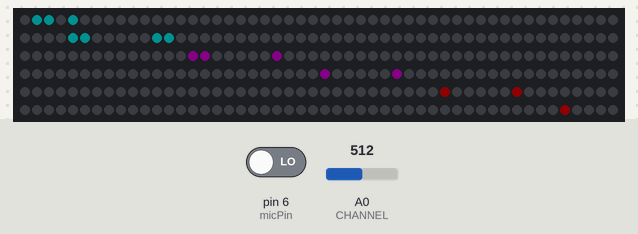
The sketch below on a simulated Arduino Uno, built with avr-gcc and run on an emulated ATmega328P. Parts: 300 RGB LEDs in strip order, left to right, continuing on the next row. The test bench sets the inputs (shaded band); at power-on: A0 (CHANNEL) = 512, pin 6 (micPin) LOW. Dim RGB values are drawn brighter than linear.

Above: at 1.2 s.
1.3 s: A0 (CHANNEL) set to 0
2.8 s: A0 (CHANNEL) set to 16
4.4 s: A0 (CHANNEL) set to 122
6.0 s: pin 6 (micPin) driven HIGH
7.5 s: A0 (CHANNEL) set to 311
At 7.58 s:
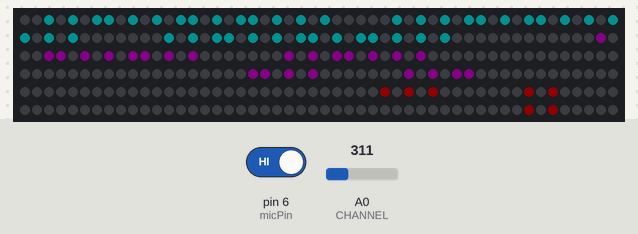
9.1 s: A0 (CHANNEL) set to 339
At 10.5 s:
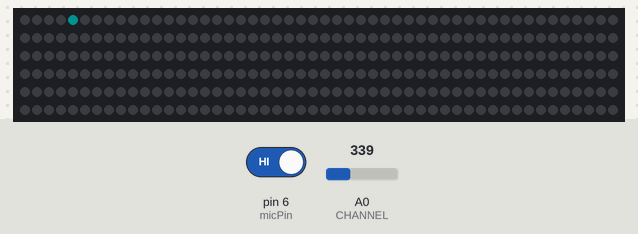
Timing chart, 0 to 11.7 s (numbered marks = the images above; inputs shaded):
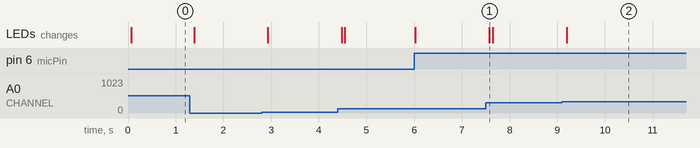

The sketch:

Final_fft_led_25_bins.ino
```cpp
// (licence header left out)
#include "FastLED.h" //for controlling Neopixel LED strip
#include "arduinoFFT.h" //for fft procecssing of audio in
#define NUM_LEDS 300 //number of total leds in strip
#define DATA_PIN 7 //DATA out pin from arduino to LED strip
#define CHANNEL A0 //Analog input

CRGB leds[NUM_LEDS]; //Create LED array
arduinoFFT FFT = arduinoFFT(); //Create FFT object

const int samples = 32; //This value MUST ALWAYS be a power of 2
const double samplingFrequency = 1000; //Hz, must be less than 10000 due to ADC
unsigned int sampling_period_us;
unsigned long microseconds;
uint8_t bufferSize = samples >> 1; //bufferSize gives total number of frequency bins
int fmapmin = ((1.0*samplingFrequency)/samples); //calculate frequency of the lowest freqbin
int fmapmax = (((bufferSize-1)*samplingFrequency)/samples); //calculate frequency of the highest freqbin

int level; //initialize level variable to keep track of amplitude
int prevLevel; //initialize prevLevel variable to keep track of previous amplitude
uint8_t prevLevels[25] = {0,0,0,0,0,0,0,0,0,0,0,0,0,0,0,0,0,0,0,0,0,0,0,0,0}; //initialize prevLevels array
int ledmap[10] = {1,55,61,115,121,175,181,235,241,295};
//ledmap array maps the string of neopixel leds to a 25 by 10 grid by using an offset based on freqbin

int micPin = 6;

void setup() {
  sampling_period_us = round(1000000*(1.0/samplingFrequency)); //microseconds
  pinMode(micPin, INPUT);        // sets the digital pin 7 as input
  //Serial.begin(9600);
  FastLED.addLeds<NEOPIXEL, DATA_PIN>(leds, NUM_LEDS); //add correct LED strip
  FastLED.setBrightness(16); //brightness value above 20 becomes too bright in dark settings
}

void loop() {
  //Sampling
  double vReal[samples]; //arrays of real and imaginary parts of sampled values
  double vImag[samples];
  for(int i=0; i<samples; i++) {
      microseconds = micros(); //Overflows after around 70 minutes!
      vReal[i] = analogRead(CHANNEL);
      vImag[i] = 0;
      while(micros() < (microseconds + sampling_period_us)) {
        //empty loop
      }
  }

  //Compute FFT data
  FFT.Windowing(vReal, samples, FFT_WIN_TYP_HAMMING, FFT_FORWARD); //Weigh data
  FFT.Compute(vReal, vImag, samples, FFT_FORWARD); //Compute FFT
  FFT.ComplexToMagnitude(vReal, vImag, samples); //Compute magnitudes

  for (int i = 1; i < bufferSize; i++) { //iterate for each freqbin
    double freq = ((i * 1.0 * samplingFrequency) / samples); //calculate current freq
    //Serial.print("freq: ");
    //Serial.println(freq);
    double amp = (vReal[i]); //calculate amplitude of current freq
    //Serial.print("amp: ");
    //Serial.println(amp);

    //for microphone noise reduction
    if (digitalRead(micPin) == HIGH) {
      if (freq == 31.25) {
        amp = amp - 3900;
      }
      if (freq == 62.5) {
        amp = amp - 90;
      }
    }
    //for microphone noise reduction

    int level = map(amp, 0, 200, 0, 10); //map amp value to a level 0 to 10
    level = constrain(level,0,10);
    int freqbin = map(freq, fmapmin, fmapmax, 0, 24); //map freq value to a bin 0 to 24
    //Serial.print("freqbin: ");
    //Serial.println(freqbin);
    freqbin = constrain(freqbin,0,24);
    int offset = freqbin; //offset for LED grid is the same as freqbin
    //Serial.print("offset: ");
    //Serial.println(offset);
    int prevLevel = prevLevels[freqbin]; //prevLevel variable is taken from prevLevels array
    //Serial.print("prevLevel: ");
    //Serial.println(prevLevel);

    if (level > prevLevel) { //condition to light up more leds in a specific column
      for (int i=prevLevel; i<level; i++) {
        if (i==0||i==2||i==4||i==6||i==8) { //offset conditions
          //leds[ledmap[i]+offset] = CHSV((171-(17.1*level)), 255, 200);
          if (i<3) {
              leds[ledmap[i]+offset] = CRGB::Cyan; //bottom 3 rows
          }
          else if (i>2 && i<7) {
              leds[ledmap[i]+offset] = CRGB::Purple; //middle 4 rows
          }
          else if (i>6) {
            leds[ledmap[i]+offset] = CRGB::Red; //top 3 rows
          }
        }
        else if (i==1||i==3||i==5||i==7||i==9) { //offset conditions
           //leds[ledmap[i]-offset] = CHSV((171-(17.1*level)), 255, 200);
          if (i<3) {
              leds[ledmap[i]-offset] = CRGB::Cyan; //bottom 3 rows
          }
          else if (i>2 && i<7) {
              leds[ledmap[i]-offset] = CRGB::Purple; //middle 4 rows
          }
          else if (i>6) {
              leds[ledmap[i]-offset] = CRGB::Red; //top 3 rows
          }
        }
      }
    }
    if (level < prevLevel) { //condition to deactivate LEDs (when the level is decreasing)
      for (int i=(prevLevel)-1; i>=level; i--) {
        if (i==0||i==2||i==4||i==6||i==8) { //offset condition
            leds[ledmap[i]+offset] = CRGB::Black;
        }
        else if (i==1||i==3||i==5||i==7||i==9) { //offset condition
            leds[ledmap[i]-offset] = CRGB::Black;
        }
      }
    }
    prevLevels[freqbin] = level; //update the prevLevels array
  }
  FastLED.show(); //update LED display
}
```

Measured:
- the behaviour switches between 328 and 329 on A0 (CHANNEL) (found by bisection; images 1 and 2)
- after the input at 7.5 s, the LEDs: change after 0.07 s (image 1)
- after the input at 9.1 s, the LEDs: change after 0.10 s (image 2)
